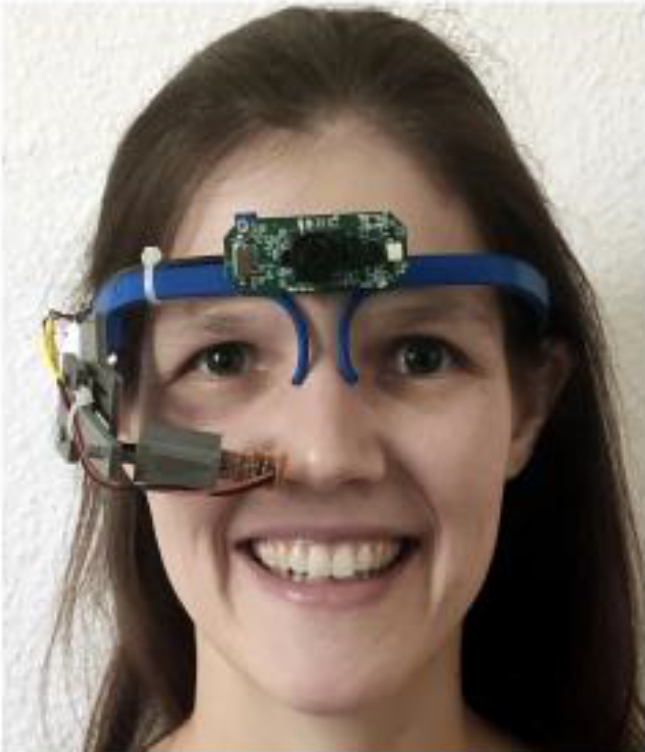
#> input picture image/eye-glasses.png, 645 x 752 px, given in place of output2jd.mp4, which was not available
$ jupyter execute --allow-errors main-detection.ipynb   (text cells are left out)
#> lines starting #> are read from the running program, lines starting #| are printed output that depends on the picture; after the words box and inside, x2 and y2 are one past the last pixel; in counts of white or black regions, pixels touching at a corner belong together; pictures that were not available may be replaced by others from this repository, and a replacement may not be noted
[cell 1]
import cv2
import numpy as np
import random as rng
import math
import time
import datetime
frame_rate = []
time_rate = []
video_path = 'output2jd.mp4'  # Replace with your video file path

cap = cv2.VideoCapture(video_path)
Total_frames = int(cap.get(cv2.CAP_PROP_FRAME_COUNT))
center_list = {}
frame_no =1


while cap.isOpened():

    ret, frame = cap.read()
#> frame is the input picture: shape (752, 645, 3); mean B, G, R 110.5, 119.4, 132.1

    if not ret:
        break

    start = time.perf_counter()

    ###################################
    ##### PREPROCESSING OF IMAGE ######
    ###################################

    roi = frame[0:350, 0:500]
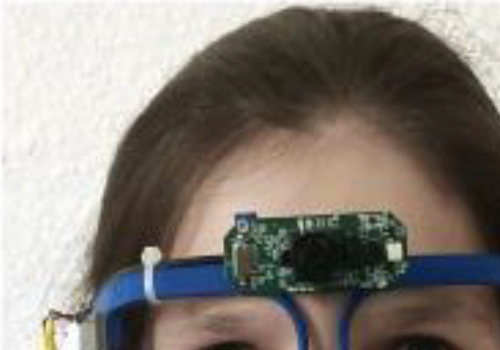
#> roi: shape (350, 500, 3); mean B, G, R 118.9, 126.5, 133.6
    # Convert image to grayscale
    gray = cv2.cvtColor(roi, cv2.COLOR_BGR2GRAY)
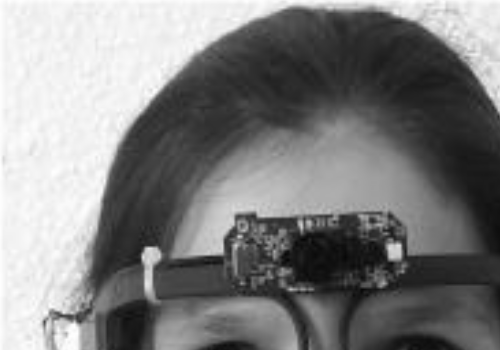
#> gray: shape (350, 500); min 4, max 254, mean 127.8
    # Blurring of image
    blur = cv2.medianBlur(gray,5)
    blurred = cv2.GaussianBlur(blur, (7,7), 1.5, 1.5, cv2.BORDER_REPLICATE)

    # Detect edges
    edges = cv2.Canny(blurred, threshold1=10, threshold2=50)
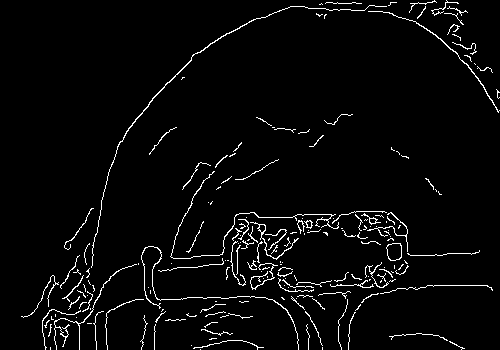
#> edges: shape (350, 500); 3.4% white in thin lines or dots
    kernel = cv2.getStructuringElement(cv2.MORPH_ELLIPSE, (1,1))
    edges = cv2.morphologyEx(edges, cv2.MORPH_CLOSE, kernel)

    # Find Contours
    _contours, _ = cv2.findContours(edges, cv2.RETR_EXTERNAL, cv2.CHAIN_APPROX_TC89_KCOS)
    _drawing = np.copy(roi)


    _contours_filtered = []

    ###########################################
    ####### FINDING CIRCULAR CONTOURS #########
    ###########################################

    for contour_index, contour in enumerate(_contours):
        convex_hull = cv2.convexHull(contour)
        area_hull = cv2.contourArea(convex_hull)
        if  area_hull>280:
            # print(area_hull)
            circumference_hull = cv2.arcLength(convex_hull, True)
            # print(circumference_hull)
            if circumference_hull <= 400:
                circularity_hull = (4 * np.pi * area_hull) / circumference_hull ** 2
                if  circularity_hull > 0.85:
                    # print(circularity_hull)
                    _contours_filtered.append(convex_hull)
#> this loop made 198 passes
#> (area_hull, circumference_hull, circularity_hull) on passes 6, 8, 30, 38, 53, 71, 89, 90, 93, 112, 139, 153: (397.5, 142.5, 0.246), (290, 119.3, 0.256), (760.5, 125.2, 0.61), (798, 138.3, 0.524), (586.5, 227.5, 0.142), (562, 116.6, 0.519), (2497.5, 254.6, 0.484), (438.5, 83.44, 0.792), (387.5, 76.03, 0.842), (380.5, 98.33, 0.495), (892, 128.6, 0.678), (818.5, 121.1, 0.702)
#> (area_hull, circumference_hull) on passes 103, 163, 193: (7477, 411.9), (8461, 411.8), (24830.5, 842.7)

    ###################################################################
    ####### SELECTING THE BEST CIRCULAR CONTOUR ie. PUPIL #############
    ###################################################################

    min_circularity = 1.5
    min_circularity_circle = None

    minEllipse = [cv2.fitEllipse(c) for c in _contours_filtered]
#> minEllipse = []

    for i, ellipse in enumerate(minEllipse):
        circumference = cv2.arcLength(_contours_filtered[i], True)
        circularity = circumference ** 2 / (4 * math.pi * cv2.contourArea(_contours_filtered[i]))

        if circularity < min_circularity:
            min_circularity = circularity
            min_circularity_circle = ellipse
#> this loop made 0 passes
#> after the loop, min_circularity = 1.5

    ################################
    ###### DRAWING THE PUPIL  ######
    ################################

    if min_circularity_circle is not None:
        contour_points = cv2.ellipse2Poly((int(min_circularity_circle[0][0]), int(min_circularity_circle[0][1])),
                                          (int(min_circularity_circle[1][0] / 2), int(min_circularity_circle[1][1] / 2)),
                                          int(min_circularity_circle[2]), 0, 360, 1)
        m = cv2.moments(contour_points)
        if m['m00'] != 0:
            center = (int(m['m10'] / m['m00']), int(m['m01'] / m['m00']))
            # The center of the pupil is stored in center_list, which will be used for Analysis
            center_list.update({frame_no: center})
            cv2.circle(_drawing, center, 3, (0, 255, 0), -1)
        try:
            cv2.ellipse(_drawing, box=min_circularity_circle, color=(0, 255, 0),thickness = 2)
        except:
            pass


    end = time.perf_counter()
    dtime = (end-start)

    if dtime > 0:
        fps = 1 / dtime
    else:
        fps = float('inf')


    time_rate.append(dtime)
    frame_rate.append(fps)
    cv2.putText(_drawing,str(fps), (0, 300),cv2.FONT_HERSHEY_SIMPLEX, 1, (0, 255, 255), 2)
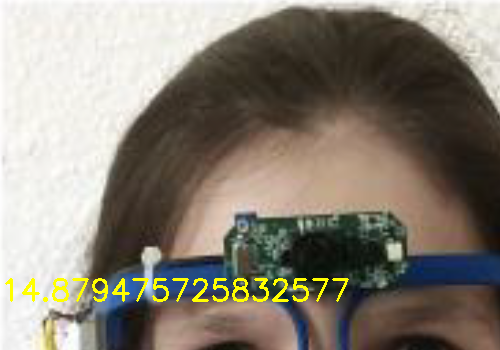
#> _drawing: shape (350, 500, 3); 1.45% of pixels changed, all inside (x1, y1, x2, y2) = (5, 278, 349, 302)

    #out.write(_drawing)
    # Display Output
    cv2.imshow('median',blur)
    cv2.imshow('gray2', blurred)
    cv2.imshow('edges', edges)
    cv2.imshow('circles', _drawing)


    frame_no += 1

    if cv2.waitKey(1) & 0xFF == 27:
#> (key q is pressed here)
        break

cap.release()
cv2.destroyAllWindows()

[cell 2]
print(Total_frames)

[cell 3]
avg = sum(frame_rate) / len(frame_rate)
print(avg)

[cell 4]
avg = sum(time_rate)/len(time_rate)
print(avg)

[cell 5]
print(len(center_list))

[cell 6]
import cv2

# Global variables
current_frame = None
rectangle_points = []
rectangles_data = []

# Mouse callback function
def draw_rectangle(event, x, y, flags, param):
    global rectangle_points

    if event == cv2.EVENT_LBUTTONDOWN:
        rectangle_points = [(x, y)]

    elif event == cv2.EVENT_LBUTTONUP:
        rectangle_points.append((x, y))
        rectangles_data.append(rectangle_points)
        cv2.rectangle(current_frame, rectangle_points[0], rectangle_points[1], (0, 255, 0), 2)
        cv2.imshow("Video", current_frame)


def process_frame(frame, frame_number):
#> called with frame_number = 1
    global current_frame

    # Create a copy of the frame
    current_frame = frame.copy()

    # Display the frame number on the screen
    cv2.putText(current_frame, f"Frame: {frame_number}", (10, 30), cv2.FONT_HERSHEY_SIMPLEX, 0.6, (0, 0, 255), 2)
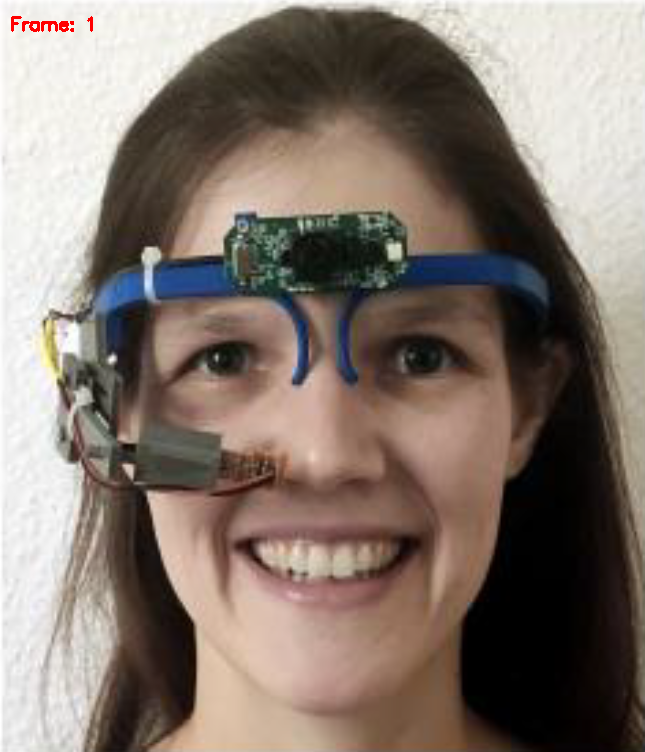
#> current_frame: shape (752, 645, 3); 0.1% of pixels changed, all inside (x1, y1, x2, y2) = (11, 16, 93, 32)

    # Display the frame
    cv2.imshow("Video", current_frame)

    # Set the mouse callback function
    cv2.setMouseCallback("Video", draw_rectangle)

    # Wait for key press
    key = cv2.waitKey(0) & 0xFF
#> (key q is pressed here)

    # Check if 'q' is pressed to quit
    if key == ord('q'):
        return False

    return True


# Open the video file
video_path = "output2jd.mp4"
cap = cv2.VideoCapture(video_path)

# Check if video file opened successfully
if not cap.isOpened():
    print("Error opening video file")
    exit()

frame_number = 0
while cap.isOpened():
    # Read the current frame
    ret, frame = cap.read()

    # Increment the frame number
    frame_number += 1

    # Check if frame is read successfully
    if not ret:
        break

    # Process the frame
    result = process_frame(frame, frame_number)
#> result = False

    # Check if processing is stopped
    if not result:
        break

# Release the video capture object and close windows
cap.release()
cv2.destroyAllWindows()

# Save the rectangle data to a file
output_file = "rectangle_abc_trial.txt"
with open(output_file, "w") as file:
    for i,rect in enumerate(rectangles_data):
        file.write(f"{i+1}:({rect[0][0]},{rect[0][1]});({rect[1][0]},{rect[1][1]})\n")

print(f"Rectangles data saved to {output_file}")

[cell 7]
data_file = "jd_rectangle.txt"
##### CONVERTING ANNOTATED DATA IN DICTIONARY
rectangles_dict = {}
#> (the rest of this cell did not finish here and is left out)

[cell 8]
detection = []
for key in center_list.keys():
    if key in rectangles_dict.keys():

        center_value = center_list[key]
        rectangle_values = rectangles_dict[key]
        x_min, y_min = rectangle_values[0]
        x_max, y_max = rectangle_values[1]

        # check if pupil center lies in bounding rectangle
        if x_min <= center_value[0] <= x_max and y_min <= center_value[1] <= y_max:
            detection.append(1)
            # print(f"Key {key}: Center value {center_value} is within the rectangle.")
        else:
            detection.append(0)
            # print(f"Key {key}: Center value {center_value} is outside the rectangle.")
    else:
        print(f"Key {key} is not present in rectangles_dict.")
# print(detection)
